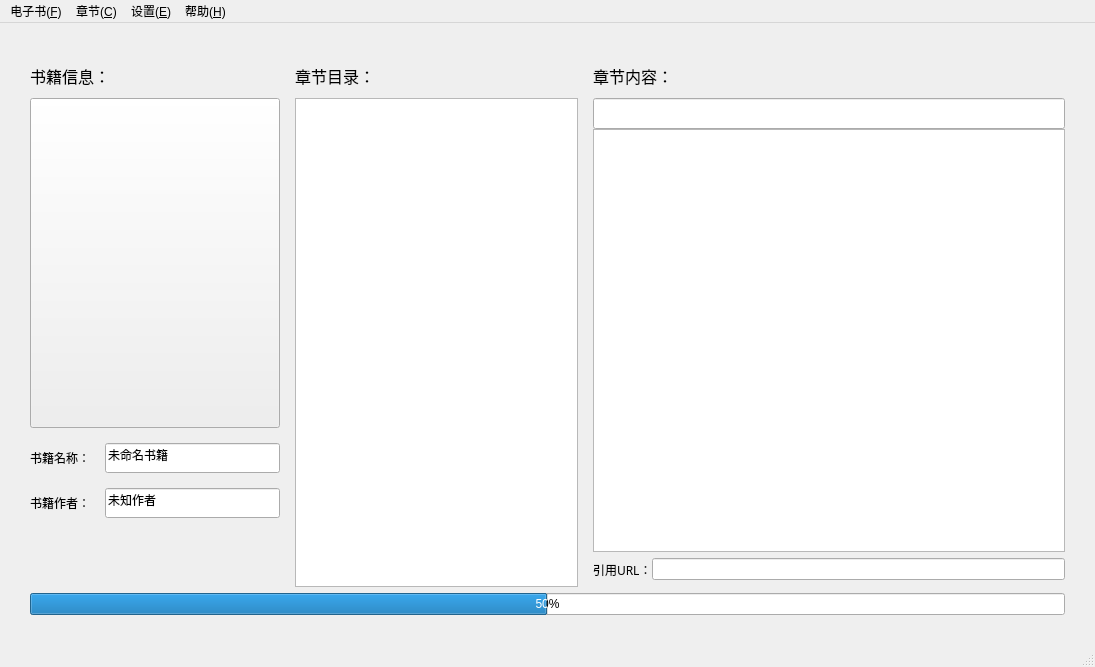
<?xml version="1.0" encoding="UTF-8"?>
<ui version="4.0">
 <class>MainWindow</class>
 <widget class="QMainWindow" name="MainWindow">
  <property name="geometry">
   <rect>
    <x>0</x>
    <y>0</y>
    <width>1095</width>
    <height>667</height>
   </rect>
  </property>
  <property name="windowTitle">
   <string notr="true">Epub电子书工厂</string>
  </property>
  <property name="windowIcon">
   <iconset>
    <normaloff>../resource/icon.png</normaloff>../resource/icon.png</iconset>
  </property>
  <widget class="QWidget" name="centralwidget">
   <layout class="QVBoxLayout" name="verticalLayout">
    <property name="leftMargin">
     <number>30</number>
    </property>
    <property name="topMargin">
     <number>30</number>
    </property>
    <property name="rightMargin">
     <number>30</number>
    </property>
    <property name="bottomMargin">
     <number>30</number>
    </property>
    <item>
     <layout class="QHBoxLayout" name="horizontalLayout" stretch="2,3,5">
      <property name="spacing">
       <number>15</number>
      </property>
      <item>
       <layout class="QVBoxLayout" name="metaDataLayout">
        <item>
         <layout class="QVBoxLayout" name="verticalLayout_2">
          <property name="spacing">
           <number>0</number>
          </property>
          <item>
           <widget class="QLabel" name="label_6">
            <property name="minimumSize">
             <size>
              <width>0</width>
              <height>45</height>
             </size>
            </property>
            <property name="maximumSize">
             <size>
              <width>380</width>
              <height>16777215</height>
             </size>
            </property>
            <property name="font">
             <font>
              <family>黑体</family>
              <pointsize>12</pointsize>
             </font>
            </property>
            <property name="text">
             <string>书籍信息：</string>
            </property>
           </widget>
          </item>
          <item>
           <layout class="QHBoxLayout" name="horizontalLayout_2">
            <item>
             <widget class="QPushButton" name="cover">
              <property name="minimumSize">
               <size>
                <width>250</width>
                <height>330</height>
               </size>
              </property>
              <property name="maximumSize">
               <size>
                <width>250</width>
                <height>330</height>
               </size>
              </property>
              <property name="cursor">
               <cursorShape>PointingHandCursor</cursorShape>
              </property>
              <property name="toolTip">
               <string>点击选择封面图片。</string>
              </property>
              <property name="statusTip">
               <string>EPUB书籍的封面，单击此处修改封面图片，图片格式文件必须使用JPG格式。</string>
              </property>
              <property name="text">
               <string/>
              </property>
              <property name="iconSize">
               <size>
                <width>240</width>
                <height>320</height>
               </size>
              </property>
             </widget>
            </item>
           </layout>
          </item>
         </layout>
        </item>
        <item>
         <layout class="QHBoxLayout" name="horizontalLayout_6">
          <item>
           <widget class="QLabel" name="label_2">
            <property name="maximumSize">
             <size>
              <width>100</width>
              <height>16777215</height>
             </size>
            </property>
            <property name="font">
             <font>
              <family>黑体</family>
             </font>
            </property>
            <property name="text">
             <string>书籍名称：</string>
            </property>
           </widget>
          </item>
          <item>
           <widget class="QLineEdit" name="bookTitle">
            <property name="minimumSize">
             <size>
              <width>0</width>
              <height>30</height>
             </size>
            </property>
            <property name="maximumSize">
             <size>
              <width>250</width>
              <height>16777215</height>
             </size>
            </property>
            <property name="statusTip">
             <string>请输入电子书的书名。</string>
            </property>
            <property name="text">
             <string>未命名书籍</string>
            </property>
           </widget>
          </item>
         </layout>
        </item>
        <item>
         <layout class="QHBoxLayout" name="horizontalLayout_5">
          <item>
           <widget class="QLabel" name="label">
            <property name="maximumSize">
             <size>
              <width>100</width>
              <height>16777215</height>
             </size>
            </property>
            <property name="font">
             <font>
              <family>黑体</family>
             </font>
            </property>
            <property name="text">
             <string>书籍作者：</string>
            </property>
           </widget>
          </item>
          <item>
           <widget class="QLineEdit" name="bookAuthor">
            <property name="minimumSize">
             <size>
              <width>0</width>
              <height>30</height>
             </size>
            </property>
            <property name="maximumSize">
             <size>
              <width>250</width>
              <height>16777215</height>
             </size>
            </property>
            <property name="statusTip">
             <string>请输入电子书的作者，有多个作者时用逗号分隔。</string>
            </property>
            <property name="text">
             <string>未知作者</string>
            </property>
           </widget>
          </item>
         </layout>
        </item>
        <item>
         <spacer name="verticalSpacer">
          <property name="orientation">
           <enum>Qt::Vertical</enum>
          </property>
          <property name="sizeHint" stdset="0">
           <size>
            <width>20</width>
            <height>40</height>
           </size>
          </property>
         </spacer>
        </item>
       </layout>
      </item>
      <item>
       <layout class="QVBoxLayout" name="chapterMenuLayout">
        <property name="spacing">
         <number>0</number>
        </property>
        <item>
         <widget class="QLabel" name="label_4">
          <property name="minimumSize">
           <size>
            <width>0</width>
            <height>45</height>
           </size>
          </property>
          <property name="font">
           <font>
            <family>黑体</family>
            <pointsize>12</pointsize>
           </font>
          </property>
          <property name="text">
           <string>章节目录：</string>
          </property>
         </widget>
        </item>
        <item>
         <widget class="QTreeWidget" name="epub">
          <property name="minimumSize">
           <size>
            <width>200</width>
            <height>0</height>
           </size>
          </property>
          <property name="maximumSize">
           <size>
            <width>450</width>
            <height>16777215</height>
           </size>
          </property>
          <property name="font">
           <font>
            <family>微软雅黑</family>
           </font>
          </property>
          <property name="statusTip">
           <string>章节目录列表，任意章节都允许创建子章节内容。</string>
          </property>
          <property name="allColumnsShowFocus">
           <bool>true</bool>
          </property>
          <property name="headerHidden">
           <bool>true</bool>
          </property>
          <column>
           <property name="text">
            <string notr="true">1</string>
           </property>
          </column>
         </widget>
        </item>
       </layout>
      </item>
      <item>
       <layout class="QVBoxLayout" name="chapterContentLayout">
        <property name="spacing">
         <number>0</number>
        </property>
        <item>
         <widget class="QLabel" name="label_5">
          <property name="minimumSize">
           <size>
            <width>0</width>
            <height>45</height>
           </size>
          </property>
          <property name="font">
           <font>
            <family>黑体</family>
            <pointsize>12</pointsize>
           </font>
          </property>
          <property name="text">
           <string>章节内容：</string>
          </property>
         </widget>
        </item>
        <item>
         <widget class="QLineEdit" name="chapterTitle">
          <property name="font">
           <font>
            <family>微软雅黑</family>
            <pointsize>12</pointsize>
           </font>
          </property>
          <property name="statusTip">
           <string>章节标题，修改此处内容可以同步修改章节标题。</string>
          </property>
          <property name="text">
           <string/>
          </property>
          <property name="frame">
           <bool>true</bool>
          </property>
          <property name="echoMode">
           <enum>QLineEdit::Normal</enum>
          </property>
          <property name="alignment">
           <set>Qt::AlignCenter</set>
          </property>
         </widget>
        </item>
        <item>
         <widget class="QTextEdit" name="chapterContent">
          <property name="minimumSize">
           <size>
            <width>240</width>
            <height>0</height>
           </size>
          </property>
          <property name="statusTip">
           <string>章节内容，数据以HTML格式保存。</string>
          </property>
         </widget>
        </item>
        <item>
         <layout class="QHBoxLayout" name="horizontalLayout_4">
          <item>
           <widget class="QLabel" name="label_3">
            <property name="minimumSize">
             <size>
              <width>0</width>
              <height>35</height>
             </size>
            </property>
            <property name="font">
             <font>
              <family>黑体</family>
             </font>
            </property>
            <property name="text">
             <string>引用URL：</string>
            </property>
           </widget>
          </item>
          <item>
           <widget class="QLineEdit" name="chapterURL">
            <property name="statusTip">
             <string>当前章节内容引用的URL地址，当章节内容有相对链接时，会根据此地址转化为绝对链接。</string>
            </property>
           </widget>
          </item>
         </layout>
        </item>
       </layout>
      </item>
     </layout>
    </item>
    <item>
     <widget class="QProgressBar" name="progressBar">
      <property name="value">
       <number>50</number>
      </property>
      <property name="alignment">
       <set>Qt::AlignCenter</set>
      </property>
      <property name="textVisible">
       <bool>true</bool>
      </property>
     </widget>
    </item>
   </layout>
  </widget>
  <widget class="QStatusBar" name="statusBar"/>
  <widget class="QMenuBar" name="menuBar">
   <property name="geometry">
    <rect>
     <x>0</x>
     <y>0</y>
     <width>1095</width>
     <height>26</height>
    </rect>
   </property>
   <widget class="QMenu" name="menuImport">
    <property name="title">
     <string>章节(&amp;C)</string>
    </property>
    <addaction name="actionInsertSiblingChapter"/>
    <addaction name="actionInsertChildChapter"/>
    <addaction name="separator"/>
    <addaction name="actionRemoveChapter"/>
    <addaction name="actionRemoveAllChapters"/>
    <addaction name="separator"/>
    <addaction name="actionImportChapter"/>
   </widget>
   <widget class="QMenu" name="menuFile">
    <property name="title">
     <string>电子书(&amp;F)</string>
    </property>
    <addaction name="actionSelectCover"/>
    <addaction name="actionSaveAs"/>
    <addaction name="actionExit"/>
   </widget>
   <widget class="QMenu" name="menuEdit">
    <property name="title">
     <string>设置(&amp;E)</string>
    </property>
    <addaction name="actionSetStyle"/>
    <addaction name="actionSetConfig"/>
   </widget>
   <widget class="QMenu" name="menuHelp">
    <property name="title">
     <string>帮助(&amp;H)</string>
    </property>
    <addaction name="actionAboutThis"/>
   </widget>
   <addaction name="menuFile"/>
   <addaction name="menuImport"/>
   <addaction name="menuEdit"/>
   <addaction name="menuHelp"/>
  </widget>
  <action name="actionImportFromPage">
   <property name="text">
    <string>从单独页面导入章节...</string>
   </property>
   <property name="shortcut">
    <string>Ctrl+U</string>
   </property>
  </action>
  <action name="actionImportChapter">
   <property name="text">
    <string>批量导入章节...</string>
   </property>
   <property name="shortcut">
    <string>Ctrl+I</string>
   </property>
  </action>
  <action name="actionSaveAs">
   <property name="icon">
    <iconset>
     <normaloff>../resource/icon.png</normaloff>../resource/icon.png</iconset>
   </property>
   <property name="text">
    <string>导出Epub...</string>
   </property>
   <property name="statusTip">
    <string>将当前内容导出保存为Epub电子书。</string>
   </property>
   <property name="shortcut">
    <string>Ctrl+S</string>
   </property>
  </action>
  <action name="actionExit">
   <property name="text">
    <string>退出</string>
   </property>
   <property name="statusTip">
    <string>退出Epub电子书工厂。</string>
   </property>
  </action>
  <action name="actionAboutThis">
   <property name="text">
    <string>关于本软件...</string>
   </property>
  </action>
  <action name="actionRemoveChapter">
   <property name="text">
    <string>删除章节</string>
   </property>
   <property name="statusTip">
    <string>删除当前选择的章节内容。</string>
   </property>
   <property name="shortcut">
    <string>Ctrl+D</string>
   </property>
  </action>
  <action name="actionInsertSiblingChapter">
   <property name="text">
    <string>插入新章节</string>
   </property>
   <property name="shortcut">
    <string>Ctrl+N</string>
   </property>
  </action>
  <action name="actionInsertChildChapter">
   <property name="text">
    <string>插入子章节</string>
   </property>
   <property name="shortcut">
    <string>Ctrl+M</string>
   </property>
  </action>
  <action name="actionSelectCover">
   <property name="text">
    <string>选择封面图片...</string>
   </property>
  </action>
  <action name="actionSetStyle">
   <property name="icon">
    <iconset>
     <normaloff>../resource/style.png</normaloff>../resource/style.png</iconset>
   </property>
   <property name="text">
    <string>修改CSS样式表...</string>
   </property>
  </action>
  <action name="actionRemoveAllChapters">
   <property name="text">
    <string>删除所有章节</string>
   </property>
  </action>
  <action name="actionSetConfig">
   <property name="text">
    <string>参数设置...</string>
   </property>
   <property name="statusTip">
    <string>设置软件的各项参数。</string>
   </property>
  </action>
 </widget>
 <resources/>
 <connections/>
</ui>
